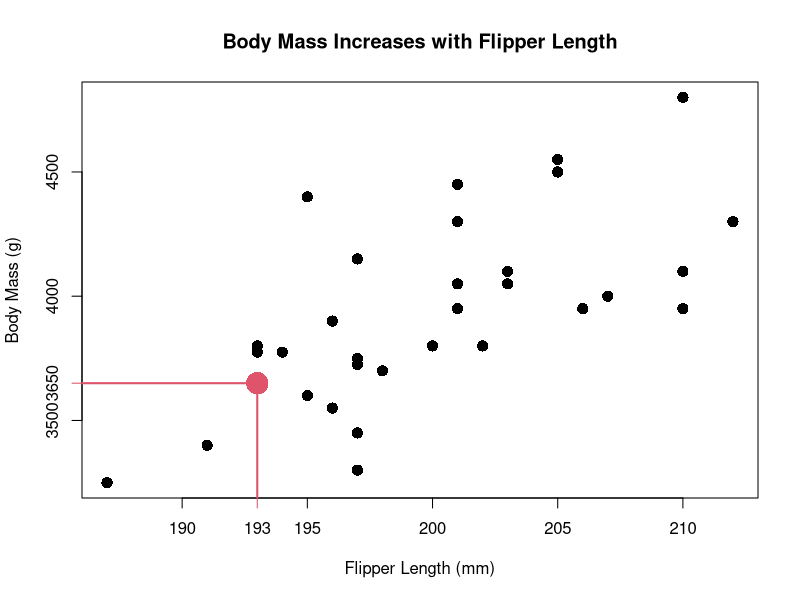
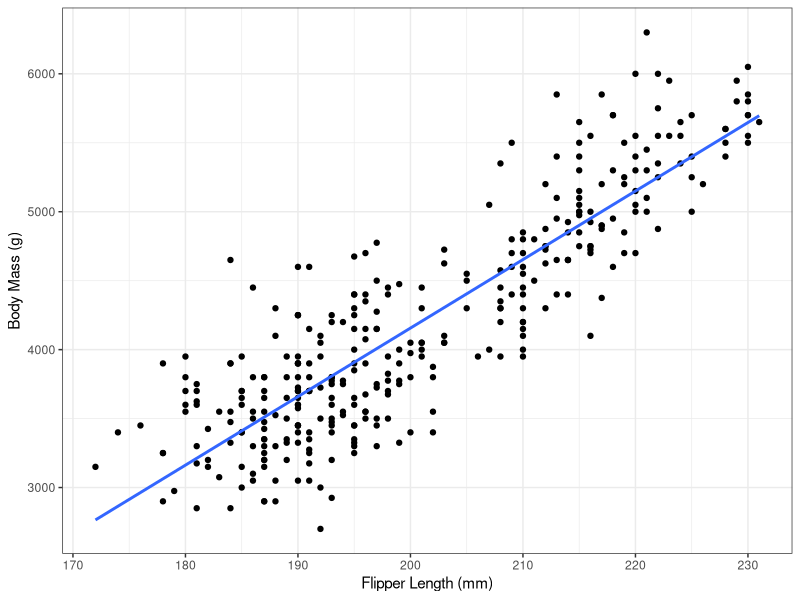
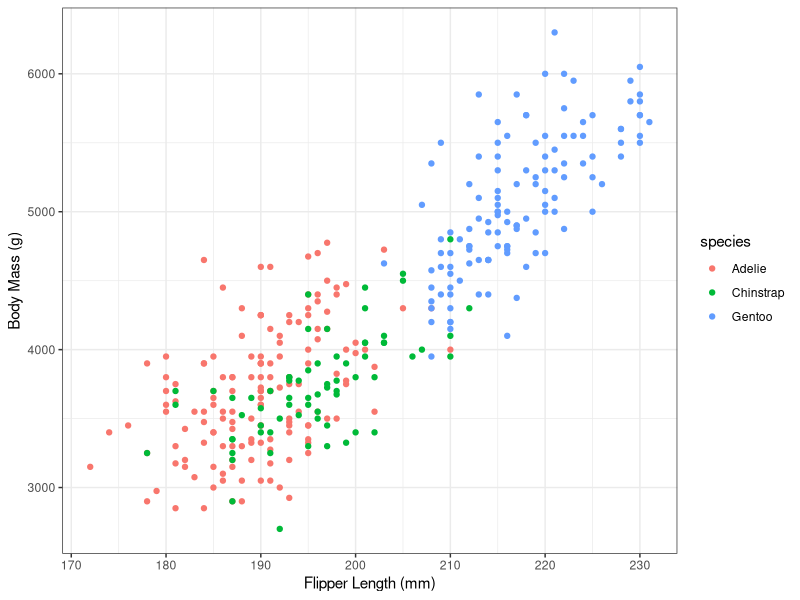
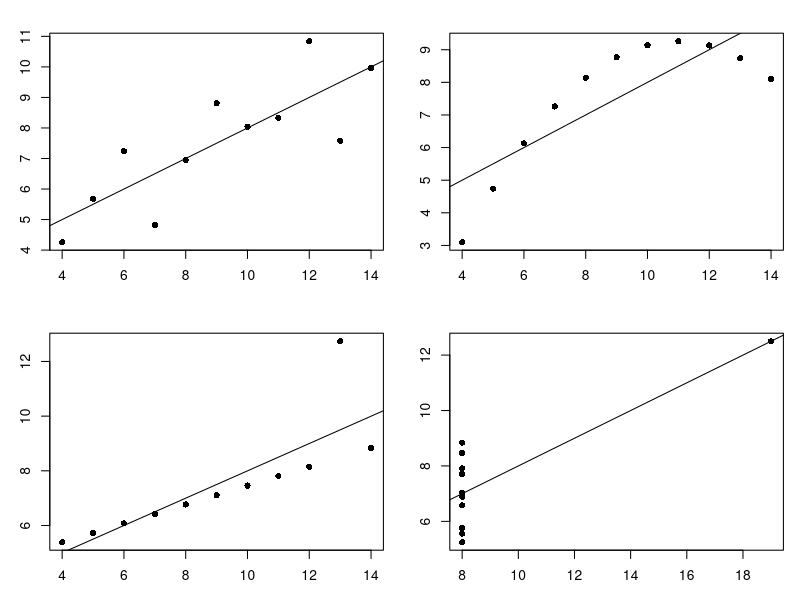
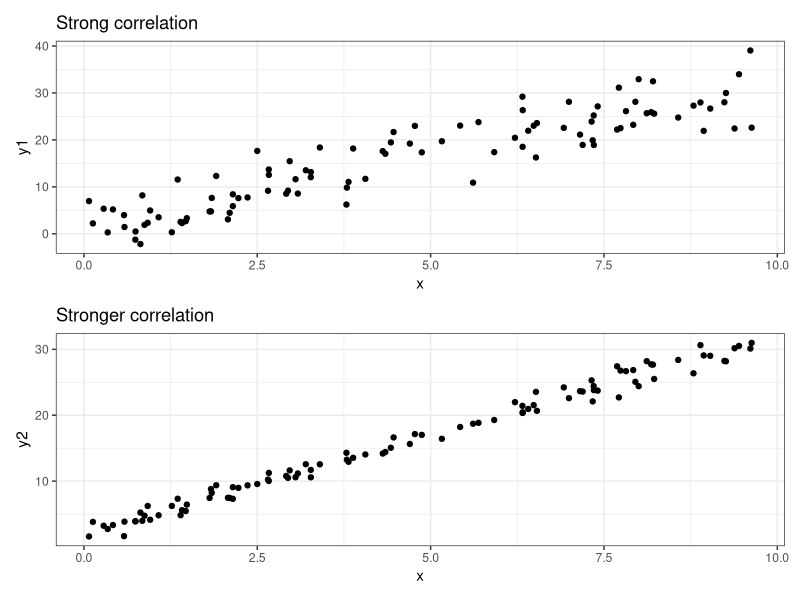
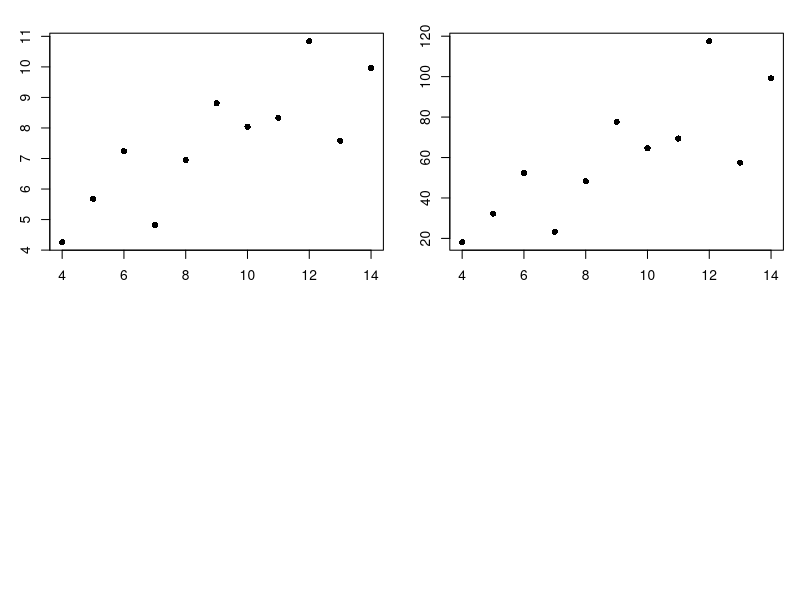
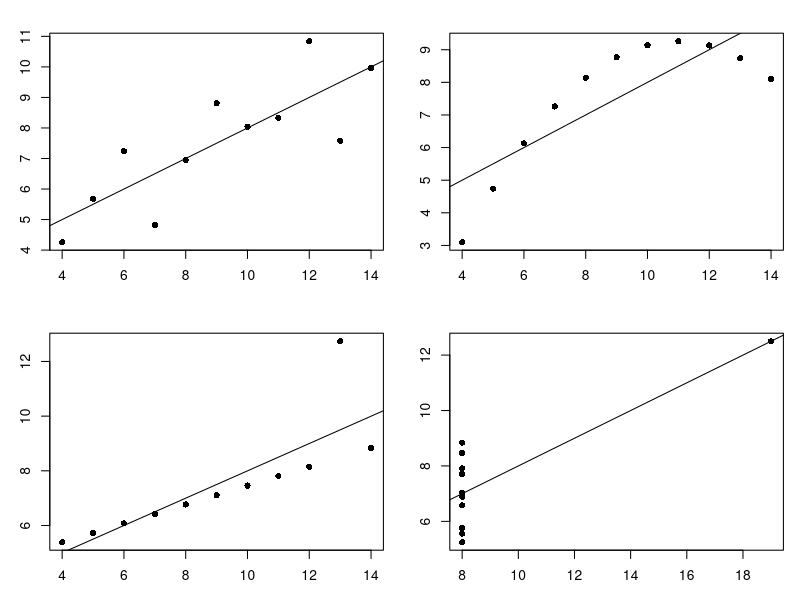
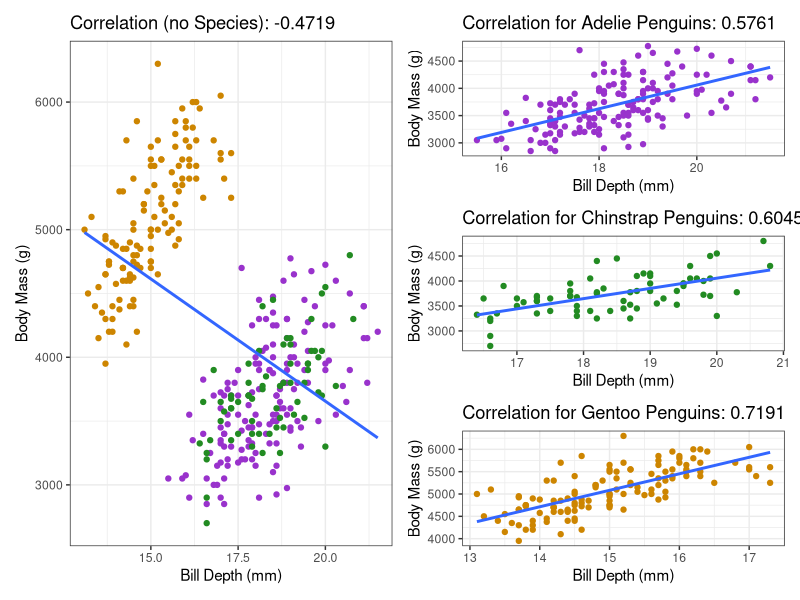

Write R code to recreate these figures, in order.
## ---- chunk 1
#| echo: false
#| eval: true
set.seed(2112)
set.seed(2112)
suppressPackageStartupMessages({
    library(palmerpenguins)
    library(ggplot2)
    library(dplyr)
})

p2 <- filter(penguins, sex == "male", species == "Chinstrap")
## ---- chunk 2
#| eval: true
#| echo: false
mypt <- c(p2$flipper_length_mm[2], p2$body_mass_g[2])
head(p2, 3) |> knitr::kable()
## ---- chunk 3
#| fig-height: 7
#| fig-width: 7
#| echo: false
plot(body_mass_g ~ flipper_length_mm, data = p2,
    xlab = "Flipper Length (mm)", ylab = "Body Mass (g)",
    main = "Body Mass Increases with Flipper Length",
    pch = 16, cex = 1.5)
points(mypt[1], mypt[2], col = 2, cex = 3, pch = 16)
lines(c(mypt[1], mypt[1]), c(0, mypt[2]), col = 2, lwd = 2)
axis(at = mypt[1], labels = mypt[1], side = 1, col = 2)
lines(c(0, mypt[1]), c(mypt[2], mypt[2]), col = 2, lwd = 2)
axis(at = mypt[2], labels = mypt[2], side = 2, col = 2)
## ---- chunk 4
#| echo: false
library(palmerpenguins)
library(ggplot2)
theme_set(theme_bw())

ggplot(penguins) + 
    aes(x = flipper_length_mm, y = body_mass_g) +
    geom_point() + 
    geom_smooth(formula = y~x, method = "lm", se = FALSE) +
    labs(x = "Flipper Length (mm)",
        y = "Body Mass (g)")
## ---- chunk 5
#| echo: false
library(palmerpenguins)
library(ggplot2)
theme_set(theme_bw())

ggplot(penguins) + 
    aes(x = flipper_length_mm, y = body_mass_g,
        colour = species) +
    geom_point() +
    labs(x = "Flipper Length (mm)",
        y = "Body Mass (g)")
## ---- chunk 6
#| echo: false
data.frame(
    variable = names(anscombe),
    mean = apply(anscombe, 2, mean),
    sd = apply(anscombe, 2, sd)
) |> knitr::kable(row.names = FALSE)
## ---- chunk 7
#| fig-height: 6
#| fig-width: 9
#| echo: false
par(mfrow = c(2,2), mar = c(3,3,2,1), pch = 16)
plot(y1 ~ x1, data = anscombe)
abline(lm(y1 ~ x1, data = anscombe))

plot(y2 ~ x2, data = anscombe)
abline(lm(y2 ~ x2, data = anscombe))

plot(y3 ~ x3, data = anscombe)
abline(lm(y3 ~ x3, data = anscombe))

plot(y4 ~ x4, data = anscombe)
abline(lm(y4 ~ x4, data = anscombe))
## ---- chunk 8
#| echo: false
library(ggplot2)
theme_set(theme_bw())
library(patchwork)
x <- runif(100, 0, 10)
y1 <- 2 + 3*x + rnorm(100, 0, 4)
y2 <- 2 + 3*x + rnorm(100, 0, 1)

g1 <- ggplot() + aes(x = x, y = y1) + geom_point() +
    labs(title = "Strong correlation")
g2 <- ggplot() + aes(x = x, y = y2) + geom_point() +
    labs(title = "Stronger correlation")
g1 / g2
## ---- chunk 9
#| echo: true
plot(y1 ~ x1, data = anscombe)
## ---- chunk 10
#| echo: true
cor(anscombe$y1, anscombe$x1)
## ---- chunk 11
#| echo: true
cor(anscombe$y1, anscombe$x1)
## ---- chunk 12
#| echo: true
cor(anscombe$y1*5 + 1, anscombe$x1)
## ---- chunk 13
#| echo: true
plot(y1^2 ~ x1, data = anscombe)
cor(anscombe$x1, anscombe$y1^2)
## ---- chunk 14
#| echo: false
#| fig-height: 6
#| fig-width: 6
par(mfrow = c(2,2), mar = c(3,3,2,1))
par(mfrow = c(2,2))
plot(y1 ~ x1, data = anscombe)
abline(lm(y1 ~ x1, data = anscombe))

plot(y2 ~ x2, data = anscombe)
abline(lm(y2 ~ x2, data = anscombe))

plot(y3 ~ x3, data = anscombe)
abline(lm(y3 ~ x3, data = anscombe))

plot(y4 ~ x4, data = anscombe)
abline(lm(y4 ~ x4, data = anscombe))
## ---- chunk 15
#| echo: false
#| fig-width: 8
#| fig-height: 7
library(palmerpenguins)
library(ggplot2)
theme_set(theme_bw())
library(patchwork)

gall <- ggplot(penguins) + 
    aes(x = bill_depth_mm, y = body_mass_g) +
    geom_point(mapping = aes(colour = species)) +
    scale_colour_manual(values = c("darkorchid", "forestgreen", "orange3")) +
    geom_smooth(method = "lm", formula = y~x, se = FALSE) +
    labs(x = "Bill Depth (mm)",
        y = "Body Mass (g)",
        title = paste0("Correlation (no Species): ",
            round(cor(penguins$bill_depth_mm, 
                penguins$body_mass_g, use = "complete"),
                4))) +
    theme(legend.position = "none")

gadelie <- with(subset(penguins, species == "Adelie"),
    ggplot() + aes(x = bill_depth_mm, y = body_mass_g) +
        geom_point(colour = "darkorchid") +
        geom_smooth(method = "lm", formula = y~x, se = FALSE) +
        labs(x = "Bill Depth (mm)",
            y = "Body Mass (g)",
            title = paste0("Correlation for Adelie Penguins: ",
                round(cor(bill_depth_mm, body_mass_g, 
                    use = "complete"), 
                4)))
)
ginstrap <- with(subset(penguins, species == "Chinstrap"),
    ggplot() + aes(x = bill_depth_mm, y = body_mass_g) +
        geom_point(colour = "forestgreen") +
        geom_smooth(method = "lm", formula = y~x, se = FALSE) +
        labs(x = "Bill Depth (mm)",
            y = "Body Mass (g)",
            title = paste0("Correlation for Chinstrap Penguins: ",
                round(cor(bill_depth_mm, body_mass_g, 
                    use = "complete"), 
                4)))
)
gentoo <- with(subset(penguins, species == "Gentoo"),
    ggplot() + aes(x = bill_depth_mm, y = body_mass_g) +
        geom_point(colour = "orange3") +
        geom_smooth(method = "lm", formula = y~x, se = FALSE) +
        labs(x = "Bill Depth (mm)",
            y = "Body Mass (g)",
            title = paste0("Correlation for Gentoo Penguins: ",
                round(cor(bill_depth_mm, body_mass_g, 
                    use = "complete"), 
                4)))
)

gall + (gadelie / ginstrap / gentoo)
## ---- chunk 16
#| echo: true
plot(mpg ~ wt, data = mtcars)
cor(mtcars$mpg, mtcars$wt)
